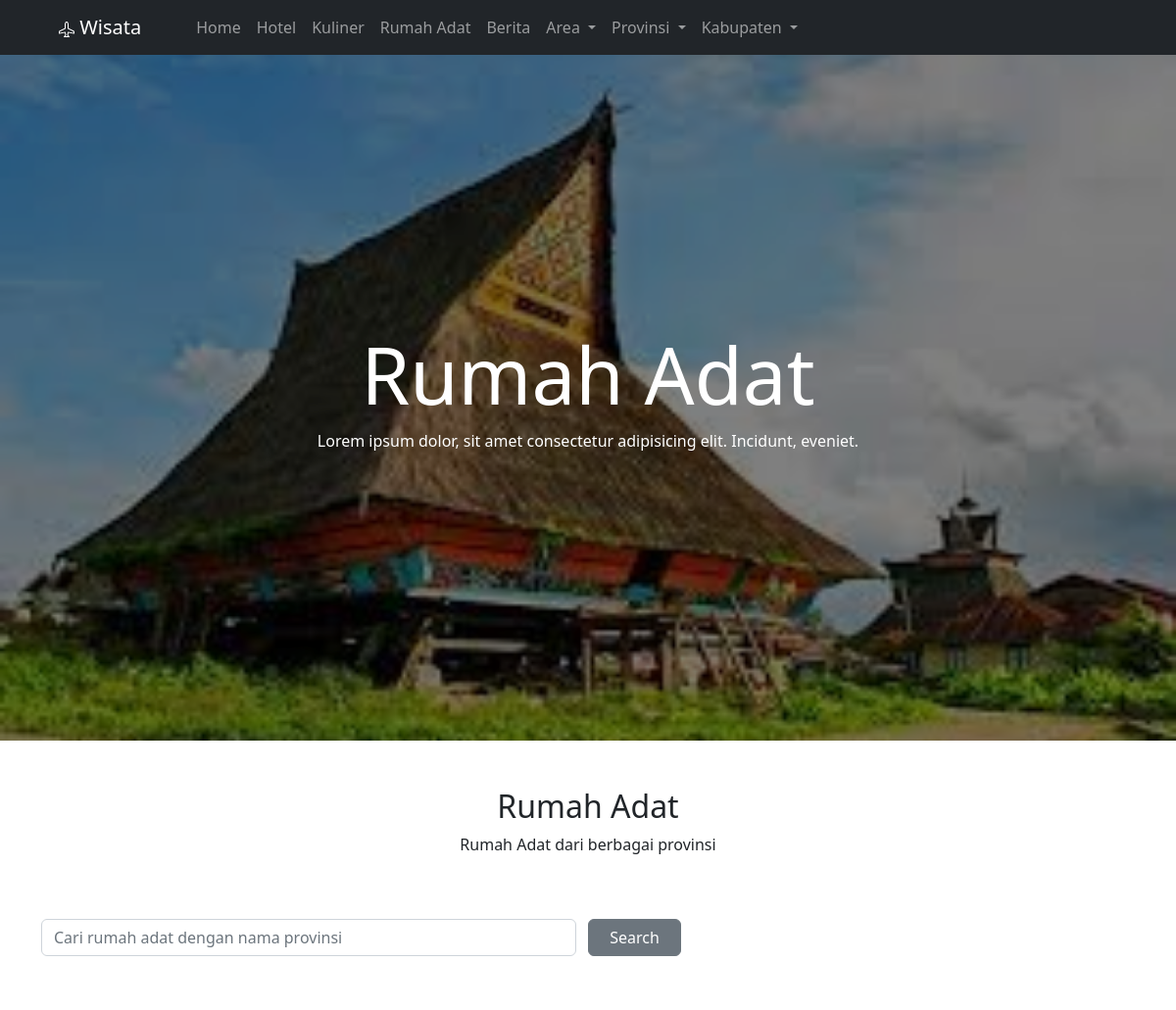
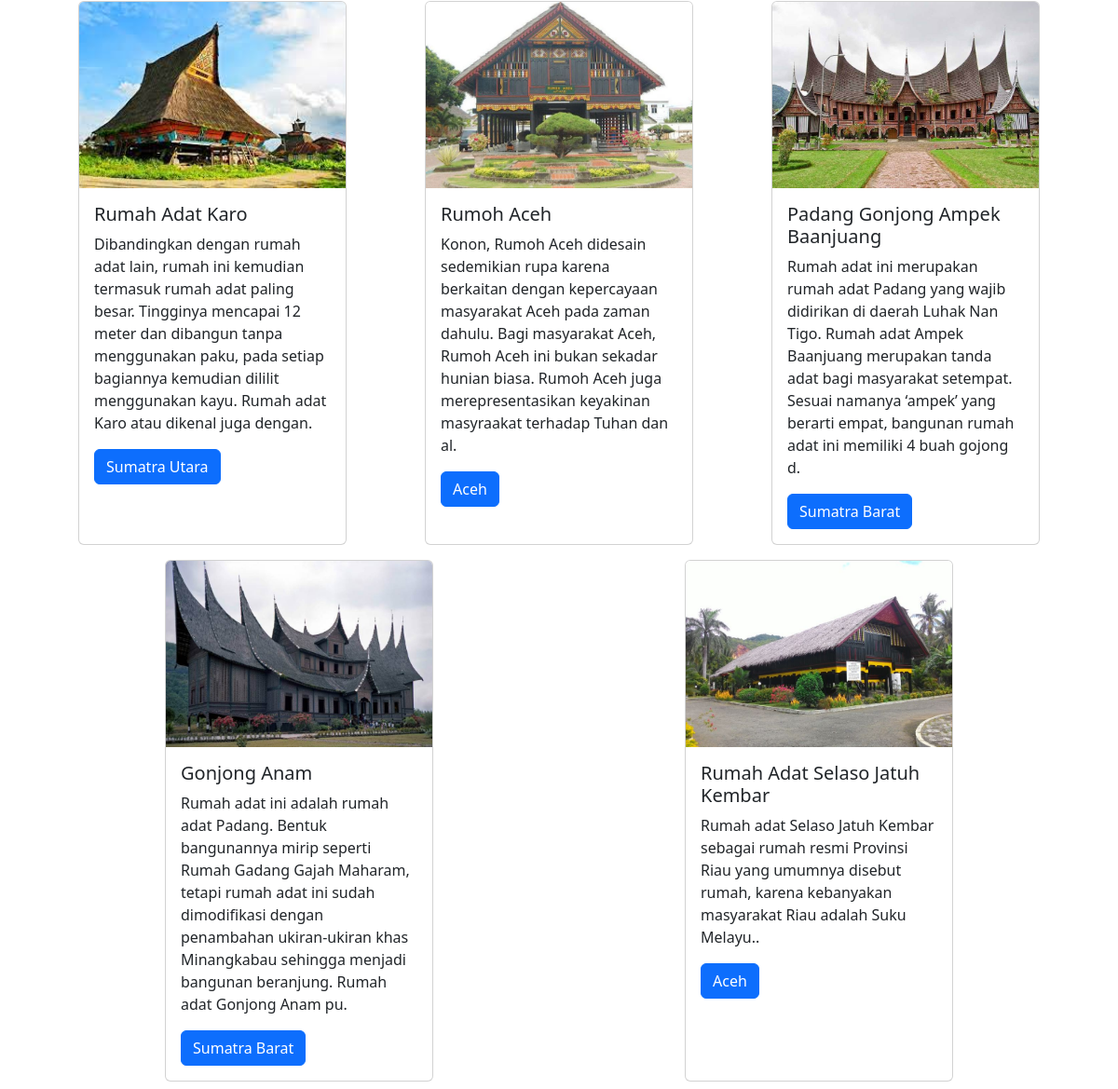
The page /Project-UAS-Front/rumahadat.php on the database its author committed (2 pictures, top to bottom).
### tables this page shows
CREATE TABLE `rumahadat` (
  `rumahID` char(4) NOT NULL,
  `namarumahadat` varchar(30) NOT NULL,
  `keteranganrumahadat` varchar(255) NOT NULL,
  `fotorumahadat` text NOT NULL,
  `provinsiID` char(4) NOT NULL
);

CREATE TABLE `provinsi` (
  `provinsiID` char(4) NOT NULL,
  `provinsinama` varchar(30) NOT NULL,
  `provinsiketerangan` varchar(255) NOT NULL
);

### Project-UAS-Front/rumahadat.php (the view, shortened to what this page needs)
    <?php include "header.php"?>
    <?php
        function make_slides($connection)
        {
            $output = '';
            $count = 0;
            $result = mysqli_query($connection, "SELECT * FROM rumahadat");
            while($row = mysqli_fetch_array($result))
            {
            if($count == 0)
            {
                $output .= '<div class="carousel-item active">';
            }
            else
            {
                $output .= '<div class="carousel-item">';
            }
                $output .= '
                    <img src="../Project-UAS-Back/img/imgdata/rumah-adat/'.$row["fotorumahadat"].'" alt="'.$row["namarumahadat"].'" class="d-block w-100" />
                    </div>
                    ';
                $count = $count + 1;
            }
            return $output;
        }
    ?>
    <div id="carouselExampleSlidesOnly" class="carousel slide .carousel-fade" data-bs-ride="carousel">
        <div class="midle-text text-center">
            <h2 class="display-1">Rumah Adat</h2>
            <p>Lorem ipsum dolor, sit amet consectetur adipisicing elit. Incidunt, eveniet.</p>
        </div>
        <div class="carousel-inner">
            <?php echo make_slides($connection)?>
        </div>
    </div>
    <div class="container">
        <div class="row">
                <div class="container-sm p-5 text-center">
                    <h2>Rumah Adat</h2>
                    <p>Rumah Adat dari berbagai provinsi</p>
                </div>
                <form method="POST">
                        <div class="form-group row mb-5">
                            <div class="col-sm-6">
                                <input type="text" name="search" class="form-control" id="search" placeholder="Cari rumah adat dengan nama provinsi" value="<?php if(isset($_POST['search'])) {echo $_POST['search'];}?>">
                            </div>
                            <input type="submit" name="kirim" class="col-sm-1 btn btn-secondary" value="Search">
                        </div>
                    </form>
            <div class="d-flex flex-wrap justify-content-around">
            <?php
                if(isset($_POST["kirim"]))
                {
                        $search = $_POST['search'];
                        $querySearch = mysqli_query($connection, "SELECT * FROM rumahadat, provinsi WHERE rumahadat.provinsiID = provinsi.provinsiID AND provinsinama LIKE '$search%'");
                    } else {
                        $querySearch = mysqli_query($connection, "SELECT * FROM rumahadat, provinsi WHERE rumahadat.provinsiID = provinsi.provinsiID");
                }
                while($row3 = mysqli_fetch_array($querySearch))
                { ?>
                    <div class="card my-2" style="width: 18rem;">
                        <img src="../Project-UAS-Back/img/imgdata/rumah-adat/<?php echo $row3["fotorumahadat"] ?>" class="card-img-top" alt="...">
                        <div class="card-body">
                            <h5 class="card-title"><?php echo $row3["namarumahadat"] ?></h5>
                            <p class="card-text"><?php echo $row3["keteranganrumahadat"] ?>.</p>
                            <a href="#" class="btn btn-primary"><?php echo $row3["provinsinama"] ?></a>
                        </div>
                    </div>
            <?php
                }
            ?>
            </div>
        </div>
    </div>
    </body>
</html>

### Project-UAS-Front/style/style.css (style rules this page uses)
.carousel-item img { filter: brightness(0.5) !important; object-fit: cover !important; }
.d-block { height: 700px !important; }
.card-img-top { height: 200px !important; }
.midle-text { position: absolute; top: 50%; left: 50%; transform: translate(-50%, -50%); z-index: 10; color: white; }
.carousel { position: relative !important; }

### rows shown on the page
rumahadat: fotorumahadat (picture), namarumahadat "Rumah Adat Karo", keteranganrumahadat "Dibandingkan dengan rumah adat lain, rumah ini kemudian termasuk rumah adat paling besar. Tingginya mencapai 12 meter dan dibangun tanpa menggunakan paku, pada setiap bagiannya kemudian dililit menggunakan kayu. Rumah adat Karo atau dikenal juga dengan", provinsiID.provinsinama "Sumatra Utara"
rumahadat: fotorumahadat (picture), namarumahadat "Rumoh Aceh", keteranganrumahadat "Konon, Rumoh Aceh didesain sedemikian rupa karena berkaitan dengan kepercayaan masyarakat Aceh pada zaman dahulu. Bagi masyarakat Aceh, Rumoh Aceh ini bukan sekadar hunian biasa. Rumoh Aceh juga merepresentasikan keyakinan masyraakat terhadap Tuhan dan al", provinsiID.provinsinama "Aceh"
rumahadat: fotorumahadat (picture), namarumahadat "Padang Gonjong Ampek Baanjuang", keteranganrumahadat "Rumah adat ini merupakan rumah adat Padang yang wajib didirikan di daerah Luhak Nan Tigo. Rumah adat Ampek Baanjuang merupakan tanda adat bagi masyarakat setempat. Sesuai namanya ‘ampek’ yang berarti empat, bangunan rumah adat ini memiliki 4 buah gojong d", provinsiID.provinsinama "Sumatra Barat"
rumahadat: fotorumahadat (picture), namarumahadat "Gonjong Anam", keteranganrumahadat "Rumah adat ini adalah rumah adat Padang. Bentuk bangunannya mirip seperti Rumah Gadang Gajah Maharam, tetapi rumah adat ini sudah dimodifikasi dengan penambahan ukiran-ukiran khas Minangkabau sehingga menjadi bangunan beranjung. Rumah adat Gonjong Anam pu", provinsiID.provinsinama "Sumatra Barat"
rumahadat: fotorumahadat (picture), namarumahadat "Rumah Adat Selaso Jatuh Kembar", keteranganrumahadat "Rumah adat Selaso Jatuh Kembar sebagai rumah resmi Provinsi Riau yang umumnya disebut rumah, karena kebanyakan masyarakat Riau adalah Suku Melayu.", provinsiID.provinsinama "Aceh"
